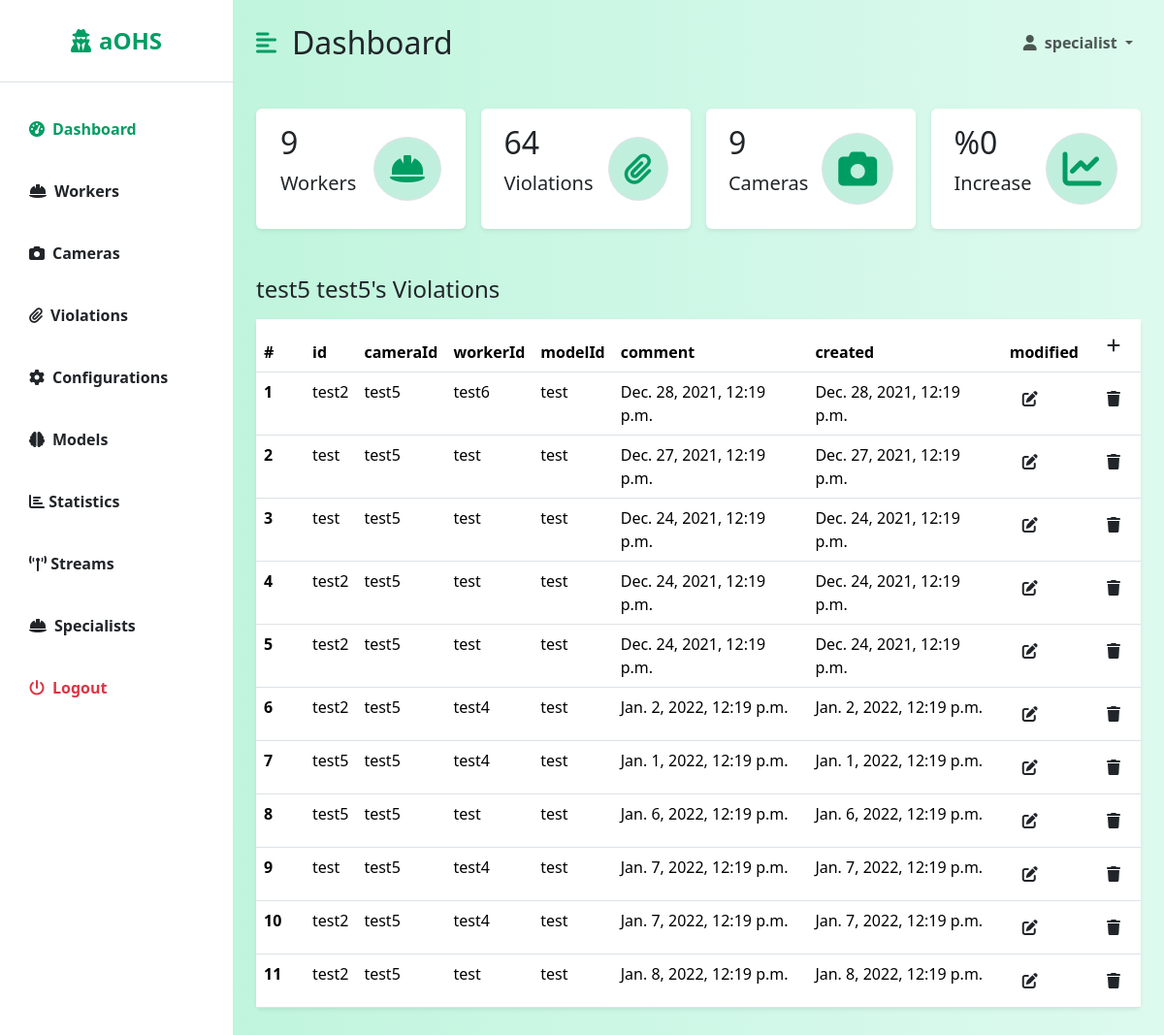
Before: /dashboard/violations/worker/5/ (signed in) with the older database file.
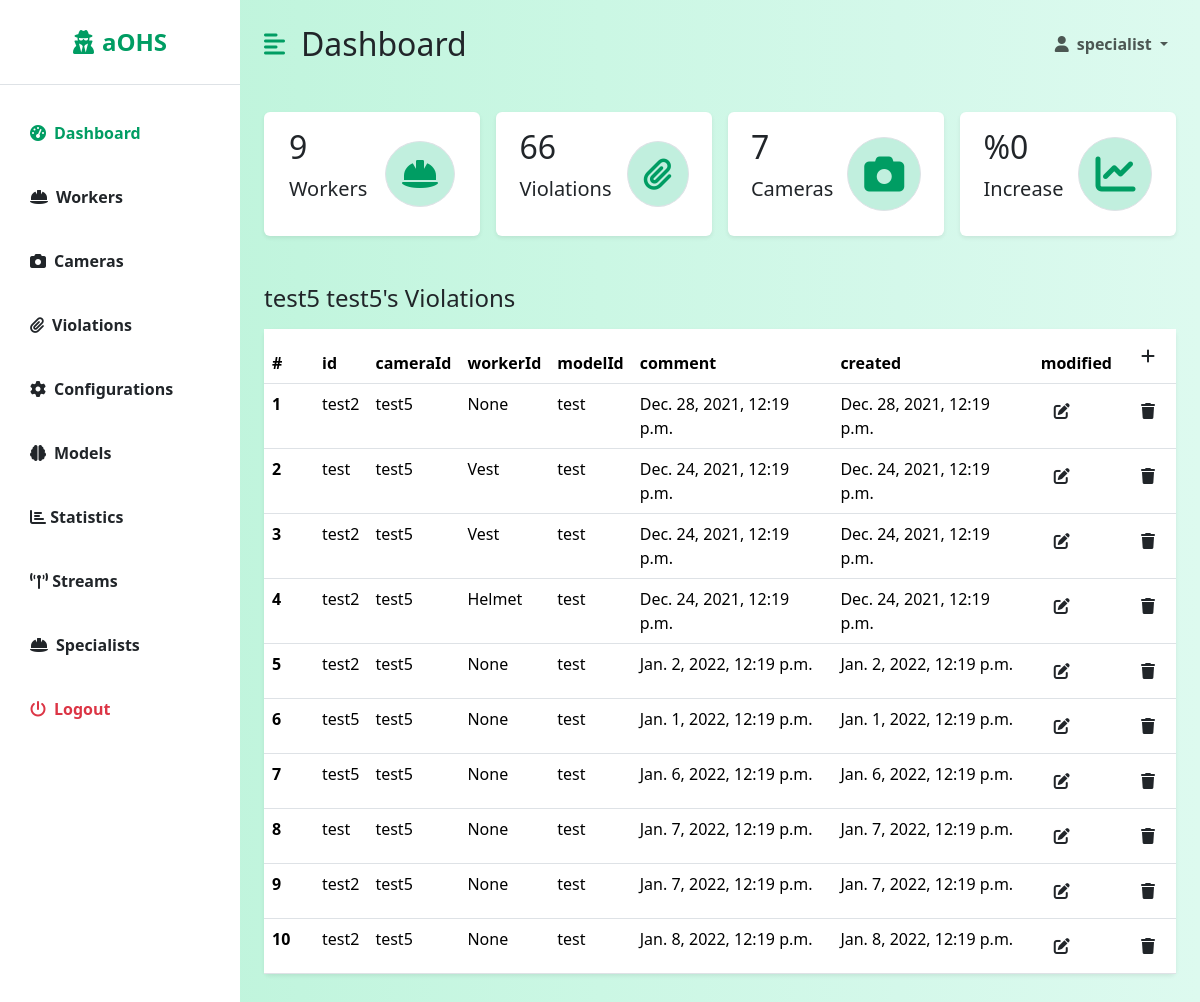
After: the same page with the newer database file.
### backend/models.py (models this page shows, shortened)
class Violation(models.Model):
    id = models.AutoField(primary_key=True)
    cameraId = models.ForeignKey(Camera, on_delete=models.DO_NOTHING, null=False)
    workerId = models.ForeignKey(Worker, on_delete=models.DO_NOTHING, null=True)
    modelId = models.ForeignKey(Model, on_delete=models.SET_NULL, null=True)
    comment = models.CharField(max_length=250, null=True)
    valid = models.BooleanField(default=True, null=False)
    isNotified = models.BooleanField(default=False, null=False)
    capture = models.ImageField(null=True, blank=True)
    created = models.DateTimeField(auto_now_add=True)
    modified = models.DateTimeField(auto_now=True)

class Camera(models.Model):
    id = models.AutoField(primary_key=True)
    url = models.URLField(max_length=100)
    name = models.CharField(max_length=100, null=False)
    userId = models.ForeignKey(User, on_delete=models.DO_NOTHING, null=True)
    created = models.DateTimeField(auto_now_add=True)
    modified = models.DateTimeField(auto_now=True)
    active = models.BooleanField(default=False)
    def __str__(self):
        return str(self.name)

class Worker(models.Model):
    phone_regex = RegexValidator(regex=r'^\+905[0-9]{9}$',
                                 message="Phone number should be in '+905555555555' format")
    id = models.AutoField(primary_key=True)
    name = models.CharField(max_length=100, null=False)
    title = models.CharField(max_length=100, null=False)
    phone = models.CharField(validators=[phone_regex], max_length=17, unique=True, null=False)
    active = models.BooleanField(default=True, null=False)
    created = models.DateTimeField(auto_now_add=True)
    modified = models.DateTimeField(auto_now=True)
    def __str__(self):
        return str(self.name)

class Model(models.Model):
    id = models.AutoField(primary_key=True)
    name = models.CharField(max_length=100, null=False)
    path = models.CharField(max_length=100, null=False)
    created = models.DateTimeField(auto_now_add=True)
    modified = models.DateTimeField(auto_now=True)
    def __str__(self):
        return str(self.name)

### dashboard/views/violation_views.py (the view)
# urls.py: path('violations/worker/<int:worker_id>/', ViolationWorkerView.as_view()),
class ViolationWorkerView(LoginRequiredMixin, View, GetCountsMixin):
    login_url = '/login/'
    redirect_field_name = 'redirect_to'
    def get(self, request, worker_id):
        headers = ['id', 'cameraId', 'workerId', 'modelId', 'comment', 'created', 'modified']
        data = Violation.objects.filter(valid=True, workerId=worker_id)
        worker = Worker.objects.get(id=worker_id)
        worker_name = worker.name
        worker_title = worker.title
        return render(request, 'dashboard/listWorkerViolation.html',
                      {'headers': headers, 'data': data, 'name': worker_name, 'title': worker_title,
                       'counts': super().get_counts()})

### dashboard/views/mixins.py (called while the page is built)
    def get_counts(self):
        violations_in_this_week = Violation.objects.filter(valid=True, created__gte=datetime.now() - timedelta(days=7))
        violations_in_last_week = Violation.objects.filter(valid=True, created__gte=datetime.now() - timedelta(days=14),
                                                           created__lte=datetime.now() - timedelta(7))
        if len(violations_in_last_week) == 0:
            increase = 0
        else:
            increase = len(violations_in_this_week) - len(violations_in_last_week) / len(violations_in_last_week)
        counts = {
            'workers': Worker.objects.filter(active=True).count(),
            'violations': Violation.objects.filter(valid=True).count(),
            'cameras': Camera.objects.count(),
            'increase': increase,
        }
        return counts

### dashboard/templates/dashboard/listWorkerViolation.html
{% extends 'dashboard/dashboard.html' %}
{% block table %}
    <h3 class="fs-4 mb-3">{{ title }} {{ name }}'s Violations</h3>
    <table class="table bg-white rounded shadow-sm  table-hover">
        <thead>
        <tr>
            <th scope="col" width="50">#</th>
            {% for header in headers %}
                <th scope="col">{{ header }}</th>
            {% endfor %}
            <th><a class="btn" href="/dashboard/violations/add/"><i class="fa fa-plus"></i></a></th>
        </tr>
        </thead>
        <tbody>
        {% for datum in data %}
            <tr>
                <th scope="row">{{ forloop.counter }}</th>
                <td>{{ datum.cameraId }}</td>
                <td>{{ datum.workerId }}</td>
                <td>{{ datum.modelId }}</td>
                <td>{{ datum.comment }}</td>
                <td>{{ datum.created }}</td>
                <td>{{ datum.modified }}</td>
                <th><a class="btn" href="/dashboard/violations/edit/{{ datum.id }}/"><i class="fa fa-edit"></i></a></th>
                <th><a class="btn" href="/dashboard/violations/delete/{{ datum.id }}/"><i class="fa fa-trash"></i></a>
                </th>
            </tr>
        {% endfor %}
        </tbody>
    </table>
{% endblock %}

### dashboard/templates/dashboard/dashboard.html (shortened to what the changed rows need)
{% extends 'base.html' %}
{% block dashboard %}
    <div class="d-flex" id="wrapper">
        <div id="page-content-wrapper">
            <nav class="navbar navbar-expand-lg navbar-light bg-transparent py-4 px-4">
                <div class="d-flex align-items-center">
                    <h2 class="fs-2 m-0">Dashboard</h2>
                </div>
            </nav>
            <div class="container-fluid px-4">
                <div class="row g-3 my-2">
                    <div class="col-md-3">
                        <div class="p-3 bg-white shadow-sm d-flex justify-content-around align-items-center rounded">
                            <div>
                                <h3 class="fs-2">{{ counts.violations }}</h3>
                                <p class="fs-5">Violations</p>
                            </div>
                        </div>
                    </div>
                    <div class="col-md-3">
                        <div class="p-3 bg-white shadow-sm d-flex justify-content-around align-items-center rounded">
                            <div>
                                <h3 class="fs-2">{{ counts.cameras }}</h3>
                                <p class="fs-5">Cameras</p>
                            </div>
                        </div>
                    </div>
                </div>
                <div class="row my-5">
                    <div class="col">
                        {% block table %}
                        {% endblock %}
                    </div>
                </div>
            </div>
        </div>
    </div>
{% endblock %}

Changed rows visible on the page:
no longer on this page (row edited): Violation: cameraId "test", workerId "test5", modelId "test", comment "test", created "Dec. 27, 2021, 12:19 p.m.", modified "Dec. 27, 2021, 12:19 p.m."
changed Violation "Dec. 28, 2021, 12:19 p.m.": modelId "test6" → "None"
changed through a linked row, Violation (number 2 of 10 on the later page): modelId "test" → "Vest"
changed through a linked row, Violation (number 3 of 10 on the later page): modelId "test" → "Vest"
changed through a linked row, Violation: modelId "test" → "Helmet"
changed Violation "Jan. 2, 2022, 12:19 p.m.": modelId "test4" → "None"
changed Violation "Jan. 1, 2022, 12:19 p.m.": modelId "test4" → "None"
changed Violation "Jan. 6, 2022, 12:19 p.m.": modelId "test" → "None"
changed Violation (number 8 of 10 on the later page): modelId "test4" → "None"
changed Violation (number 9 of 10 on the later page): modelId "test4" → "None"
changed Violation "Jan. 8, 2022, 12:19 p.m.": modelId "test" → "None"
Other visible differences:
{{ counts.violations }}: "64" → "66"
{{ counts.cameras }}: "9" → "7"
